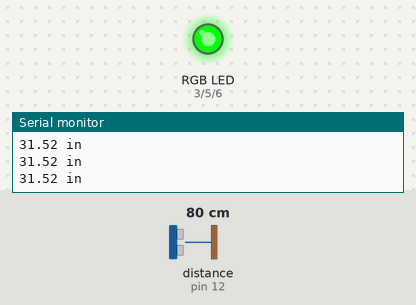
Simulated run of this sketch. Board: Arduino Uno, built with avr-gcc and run on an emulated ATmega328P. Shown: an RGB LED mixed from three pins (HIGH = lit), the last lines printed to the serial monitor. Wiring (inferred from the names in the program): ultrasonic range finder: trigger pin 11; echo pin 12. Inputs (shaded band) come from the test bench; at power-on: distance to the obstacle (sensor on pin 12) 80 cm. The echo pulse lasts 58.3 µs per cm; pins used as bus, display or sensor lines are not drawn.

Above: at 1.2 s.
1.3 s: distance to the obstacle (sensor on pin 12) set to 54 cm
2.8 s: distance to the obstacle (sensor on pin 12) set to 48 cm
At 3.8 s:
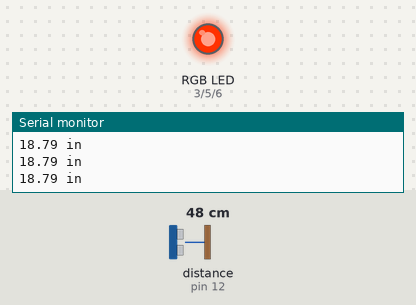
4.3 s: distance to the obstacle (sensor on pin 12) set to 17 cm
5.8 s: distance to the obstacle (sensor on pin 12) set to 14 cm
At 6.9 s:
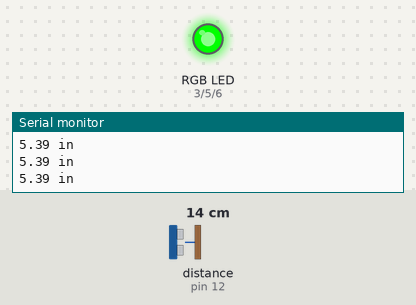
7.3 s: distance to the obstacle (sensor on pin 12) set to 9 cm
10.3 s: distance to the obstacle (sensor on pin 12) set to 6 cm
At 11.7 s:
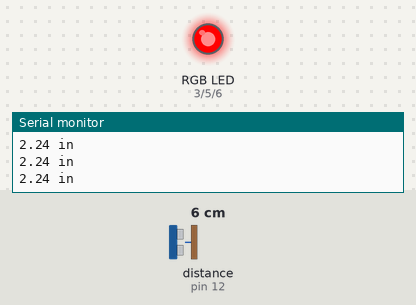
Timing chart, 0 to 12.8 s (numbered marks = the images above; inputs shaded):
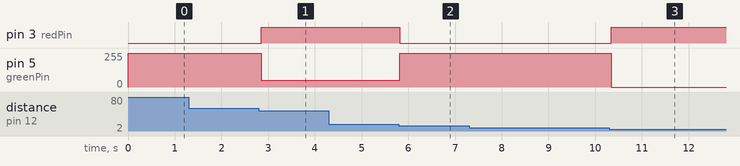

Measured:
- the behaviour switches between 51 and 50 cm on distance to the obstacle (sensor on pin 12) (found by bisection; images 0 and 1)
- the behaviour switches between 16 and 15 cm on distance to the obstacle (sensor on pin 12) (found by bisection; images 1 and 2)
- the behaviour switches between 8 and 7 cm on distance to the obstacle (sensor on pin 12) (found by bisection; images 2 and 3)
- after the input at 2.8 s, pin 3 (redPin): LOW → HIGH after 0.06 s; pin 5 (greenPin): 255/255 → 50/255 after 0.06 s
- after the input at 5.8 s, pin 3 (redPin): HIGH → LOW at once; pin 5 (greenPin): 50/255 → 255/255 at once
- after the input at 10.3 s, pin 3 (redPin): LOW → HIGH after 0.05 s; pin 5 (greenPin): 255/255 → 0/255 after 0.05 s

The sketch:

Task_2_Project_3.ino
```cpp
//My main extension of this task was that I altered the distance values so that the lights will change more rapidly and respond to closer distances

const int trigPin = 11;           //connects to the echo pin on the distance sensor
const int echoPin = 12;           //connects to the trigger pin on the distance sensor

const int redPin = 3;             //pin to control the red LED inside the RGB LED
const int greenPin = 5;           //pin to control the green LED inside the RGB LED
const int bluePin = 6;            //pin to control the blue LED inside the RGB LED

float distance = 0;               //stores the distance measured by the distance sensor

void setup()
{
  Serial.begin (9600);        //set up a serial connection with the computer

  pinMode(trigPin, OUTPUT);   //the trigger pin will output pulses of electricity
  pinMode(echoPin, INPUT);    //the echo pin will measure the duration of pulses coming back from the distance sensor

  //set the RGB LED pins to output
  pinMode(redPin, OUTPUT);
  pinMode(greenPin, OUTPUT);
  pinMode(bluePin, OUTPUT);
}

void loop() {
  distance = getDistance();   //variable to store the distance measured by the sensor

  Serial.print(distance);     //print the distance that was measured
  Serial.println(" in");      //print units after the distance

  if(distance <= 3){                         //if the object is close

    //make the RGB LED red
    analogWrite(redPin, 255);
    analogWrite(greenPin, 0);
    analogWrite(bluePin, 0);

  } else if(6 < distance && distance < 20){  //if the object is a medium distance

    //make the RGB LED yellow
    analogWrite(redPin, 255);
    analogWrite(greenPin, 50);
    analogWrite(bluePin, 0);

  } else{                                     //if the object is far away

    //make the RGB LED green
    analogWrite(redPin, 0);
    analogWrite(greenPin, 255);
    analogWrite(bluePin, 0);
  }

  delay(50);      //delay 50ms between each reading
}

//------------------FUNCTIONS-------------------------------

//RETURNS THE DISTANCE MEASURED BY THE HC-SR04 DISTANCE SENSOR
float getDistance()
{
  float echoTime;                   //variable to store the time it takes for a ping to bounce off an object
  float calcualtedDistance;         //variable to store the distance calculated from the echo time

  //send out an ultrasonic pulse that's 10ms long
  digitalWrite(trigPin, HIGH);
  delayMicroseconds(10);
  digitalWrite(trigPin, LOW);

  echoTime = pulseIn(echoPin, HIGH);      //use the pulsein command to see how long it takes for the
                                          //pulse to bounce back to the sensor

  calcualtedDistance = echoTime / 148.0;  //calculate the distance of the object that reflected the pulse (half the bounce time multiplied by the speed of sound)

  return calcualtedDistance;              //send back the distance that was calculated
}
```
